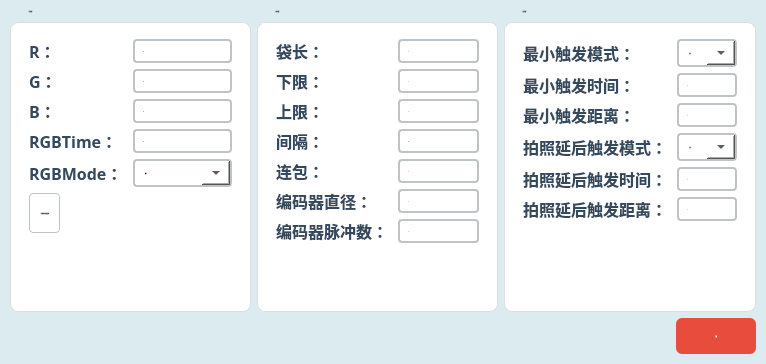
<?xml version="1.0" encoding="UTF-8"?>
<ui version="4.0">
 <class>XJadminClass</class>
 <widget class="QMainWindow" name="XJadminClass">
  <property name="geometry">
   <rect>
    <x>0</x>
    <y>0</y>
    <width>766</width>
    <height>364</height>
   </rect>
  </property>
  <property name="windowTitle">
   <string>检测参数</string>
  </property>
  <property name="windowIcon">
   <iconset resource="../OCRdemo.qrc">
    <normaloff>:/PIC/Resources/PICs/任务.png</normaloff>:/PIC/Resources/PICs/任务.png</iconset>
  </property>
  <property name="styleSheet">
   <string notr="true">background-color:rgb(220, 235, 240);</string>
  </property>
  <widget class="QWidget" name="centralWidget">
   <layout class="QVBoxLayout" name="mainLayout">
    <property name="spacing">
     <number>6</number>
    </property>
    <property name="leftMargin">
     <number>10</number>
    </property>
    <property name="topMargin">
     <number>10</number>
    </property>
    <property name="rightMargin">
     <number>10</number>
    </property>
    <property name="bottomMargin">
     <number>10</number>
    </property>
    <item>
     <layout class="QHBoxLayout" name="contentArea">
      <item>
       <widget class="QGroupBox" name="groupBox">
        <property name="font">
         <font>
          <family>Microsoft YaHei</family>
          <pointsize>-1</pointsize>
          <italic>false</italic>
          <bold>true</bold>
         </font>
        </property>
        <property name="styleSheet">
         <string notr="true">QGroupBox{font: bold 14px &quot;Microsoft YaHei&quot;; color: #2c3e50; border: 1px solid #dcdde1; border-radius: 8px; margin-top: 12px; padding-top: 16px; background: #ffffff;}
QGroupBox::title{subcontrol-origin: margin; left: 12px; padding: 0 6px;}</string>
        </property>
        <property name="title">
         <string>光源设置</string>
        </property>
        <layout class="QFormLayout" name="lightLayout">
         <property name="horizontalSpacing">
          <number>10</number>
         </property>
         <property name="verticalSpacing">
          <number>6</number>
         </property>
         <property name="leftMargin">
          <number>16</number>
         </property>
         <property name="topMargin">
          <number>20</number>
         </property>
         <property name="rightMargin">
          <number>16</number>
         </property>
         <property name="bottomMargin">
          <number>16</number>
         </property>
         <item row="0" column="0">
          <widget class="QLabel" name="label_4">
           <property name="font">
            <font>
             <family>Microsoft YaHei</family>
             <pointsize>12</pointsize>
             <bold>true</bold>
            </font>
           </property>
           <property name="styleSheet">
            <string notr="true">color: #34495e; background: transparent;</string>
           </property>
           <property name="text">
            <string>R：</string>
           </property>
          </widget>
         </item>
         <item row="0" column="1">
          <widget class="QSpinBox" name="spinBox">
           <property name="enabled">
            <bool>true</bool>
           </property>
           <property name="font">
            <font>
             <family>Microsoft YaHei</family>
             <pointsize>-1</pointsize>
             <italic>false</italic>
             <bold>true</bold>
            </font>
           </property>
           <property name="styleSheet">
            <string notr="true">QSpinBox{font: bold 12px &quot;Microsoft YaHei&quot;; border: 2px solid #bdc3c7; border-radius: 4px; background: white; padding: 2px 6px;}
QSpinBox:focus{border-color: #3498db;}</string>
           </property>
           <property name="buttonSymbols">
            <enum>QAbstractSpinBox::ButtonSymbols::NoButtons</enum>
           </property>
           <property name="maximum">
            <number>255</number>
           </property>
          </widget>
         </item>
         <item row="1" column="0">
          <widget class="QLabel" name="label_6">
           <property name="font">
            <font>
             <family>Microsoft YaHei</family>
             <pointsize>12</pointsize>
             <bold>true</bold>
            </font>
           </property>
           <property name="styleSheet">
            <string notr="true">color: #34495e; background: transparent;</string>
           </property>
           <property name="text">
            <string>G：</string>
           </property>
          </widget>
         </item>
         <item row="1" column="1">
          <widget class="QSpinBox" name="spinBox_2">
           <property name="enabled">
            <bool>true</bool>
           </property>
           <property name="font">
            <font>
             <family>Microsoft YaHei</family>
             <pointsize>-1</pointsize>
             <italic>false</italic>
             <bold>true</bold>
            </font>
           </property>
           <property name="styleSheet">
            <string notr="true">QSpinBox{font: bold 12px &quot;Microsoft YaHei&quot;; border: 2px solid #bdc3c7; border-radius: 4px; background: white; padding: 2px 6px;}
QSpinBox:focus{border-color: #3498db;}</string>
           </property>
           <property name="buttonSymbols">
            <enum>QAbstractSpinBox::ButtonSymbols::NoButtons</enum>
           </property>
           <property name="maximum">
            <number>255</number>
           </property>
          </widget>
         </item>
         <item row="2" column="0">
          <widget class="QLabel" name="label_7">
           <property name="font">
            <font>
             <family>Microsoft YaHei</family>
             <pointsize>12</pointsize>
             <bold>true</bold>
            </font>
           </property>
           <property name="styleSheet">
            <string notr="true">color: #34495e; background: transparent;</string>
           </property>
           <property name="text">
            <string>B：</string>
           </property>
          </widget>
         </item>
         <item row="2" column="1">
          <widget class="QSpinBox" name="spinBox_3">
           <property name="enabled">
            <bool>true</bool>
           </property>
           <property name="font">
            <font>
             <family>Microsoft YaHei</family>
             <pointsize>-1</pointsize>
             <italic>false</italic>
             <bold>true</bold>
            </font>
           </property>
           <property name="styleSheet">
            <string notr="true">QSpinBox{font: bold 12px &quot;Microsoft YaHei&quot;; border: 2px solid #bdc3c7; border-radius: 4px; background: white; padding: 2px 6px;}
QSpinBox:focus{border-color: #3498db;}</string>
           </property>
           <property name="buttonSymbols">
            <enum>QAbstractSpinBox::ButtonSymbols::NoButtons</enum>
           </property>
           <property name="maximum">
            <number>255</number>
           </property>
          </widget>
         </item>
         <item row="3" column="0">
          <widget class="QLabel" name="label_9">
           <property name="font">
            <font>
             <family>Microsoft YaHei</family>
             <pointsize>12</pointsize>
             <bold>true</bold>
            </font>
           </property>
           <property name="styleSheet">
            <string notr="true">color: #34495e; background: transparent;</string>
           </property>
           <property name="text">
            <string>RGBTime：</string>
           </property>
          </widget>
         </item>
         <item row="3" column="1">
          <widget class="QSpinBox" name="spinBox_4">
           <property name="font">
            <font>
             <family>Microsoft YaHei</family>
             <pointsize>-1</pointsize>
             <italic>false</italic>
             <bold>true</bold>
            </font>
           </property>
           <property name="styleSheet">
            <string notr="true">QSpinBox{font: bold 12px &quot;Microsoft YaHei&quot;; border: 2px solid #bdc3c7; border-radius: 4px; background: white; padding: 2px 6px;}
QSpinBox:focus{border-color: #3498db;}</string>
           </property>
           <property name="buttonSymbols">
            <enum>QAbstractSpinBox::ButtonSymbols::NoButtons</enum>
           </property>
           <property name="maximum">
            <number>2000</number>
           </property>
          </widget>
         </item>
         <item row="4" column="0">
          <widget class="QLabel" name="label_10">
           <property name="font">
            <font>
             <family>Microsoft YaHei</family>
             <pointsize>12</pointsize>
             <bold>true</bold>
            </font>
           </property>
           <property name="styleSheet">
            <string notr="true">color: #34495e; background: transparent;</string>
           </property>
           <property name="text">
            <string>RGBMode：</string>
           </property>
          </widget>
         </item>
         <item row="4" column="1">
          <widget class="QComboBox" name="comboBox_2">
           <property name="font">
            <font>
             <family>Microsoft YaHei</family>
             <pointsize>-1</pointsize>
             <italic>false</italic>
             <bold>true</bold>
            </font>
           </property>
           <property name="styleSheet">
            <string notr="true">QComboBox{font: bold 12px &quot;Microsoft YaHei&quot;; padding: 4px 10px; border: 2px solid #bdc3c7; border-radius: 4px; background: white;}
QComboBox:focus{border-color: #3498db;}
QComboBox::drop-down{width: 28px;}</string>
           </property>
           <property name="currentIndex">
            <number>0</number>
           </property>
           <item>
            <property name="text">
             <string>频闪</string>
            </property>
           </item>
           <item>
            <property name="text">
             <string>常亮</string>
            </property>
           </item>
          </widget>
         </item>
         <item row="5" column="0" colspan="2">
          <widget class="QToolButton" name="toolButton">
           <property name="minimumSize">
            <size>
             <width>0</width>
             <height>40</height>
            </size>
           </property>
           <property name="font">
            <font>
             <family>Microsoft YaHei</family>
             <pointsize>-1</pointsize>
             <italic>false</italic>
             <bold>true</bold>
            </font>
           </property>
           <property name="styleSheet">
            <string notr="true">QToolButton{font: bold 11px &quot;Microsoft YaHei&quot;; border-radius: 4px; padding: 4px 8px; border: 1px solid #bdc3c7; background: #ffffff;}</string>
           </property>
           <property name="text">
            <string>🎨 光源颜色快速设置</string>
           </property>
           <property name="icon">
            <iconset resource="../OCRdemo.qrc">
             <normaloff>:/PNG/Resources/PNG/YSXZ.png</normaloff>:/PNG/Resources/PNG/YSXZ.png</iconset>
           </property>
           <property name="iconSize">
            <size>
             <width>24</width>
             <height>24</height>
            </size>
           </property>
           <property name="toolButtonStyle">
            <enum>Qt::ToolButtonStyle::ToolButtonTextBesideIcon</enum>
           </property>
          </widget>
         </item>
        </layout>
       </widget>
      </item>
      <item>
       <widget class="QGroupBox" name="groupBox_2">
        <property name="font">
         <font>
          <family>Microsoft YaHei</family>
          <pointsize>-1</pointsize>
          <italic>false</italic>
          <bold>true</bold>
         </font>
        </property>
        <property name="styleSheet">
         <string notr="true">QGroupBox{font: bold 14px &quot;Microsoft YaHei&quot;; color: #2c3e50; border: 1px solid #dcdde1; border-radius: 8px; margin-top: 12px; padding-top: 16px; background: #ffffff;}
QGroupBox::title{subcontrol-origin: margin; left: 12px; padding: 0 6px;}</string>
        </property>
        <property name="title">
         <string>剔除设置</string>
        </property>
        <layout class="QFormLayout" name="rejectLayout">
         <property name="horizontalSpacing">
          <number>10</number>
         </property>
         <property name="verticalSpacing">
          <number>6</number>
         </property>
         <property name="leftMargin">
          <number>16</number>
         </property>
         <property name="topMargin">
          <number>20</number>
         </property>
         <property name="rightMargin">
          <number>16</number>
         </property>
         <property name="bottomMargin">
          <number>16</number>
         </property>
         <item row="0" column="0">
          <widget class="QLabel" name="label_11">
           <property name="font">
            <font>
             <family>Microsoft YaHei</family>
             <pointsize>12</pointsize>
             <bold>true</bold>
            </font>
           </property>
           <property name="styleSheet">
            <string notr="true">color: #34495e; background: transparent;</string>
           </property>
           <property name="text">
            <string>袋长：</string>
           </property>
          </widget>
         </item>
         <item row="0" column="1">
          <widget class="QSpinBox" name="spinBox_6">
           <property name="font">
            <font>
             <family>Microsoft YaHei</family>
             <pointsize>-1</pointsize>
             <italic>false</italic>
             <bold>true</bold>
            </font>
           </property>
           <property name="styleSheet">
            <string notr="true">QSpinBox{font: bold 12px &quot;Microsoft YaHei&quot;; border: 2px solid #bdc3c7; border-radius: 4px; background: white; padding: 2px 6px;}
QSpinBox:focus{border-color: #3498db;}</string>
           </property>
           <property name="buttonSymbols">
            <enum>QAbstractSpinBox::ButtonSymbols::NoButtons</enum>
           </property>
           <property name="minimum">
            <number>1</number>
           </property>
           <property name="maximum">
            <number>9999</number>
           </property>
          </widget>
         </item>
         <item row="1" column="0">
          <widget class="QLabel" name="label_12">
           <property name="font">
            <font>
             <family>Microsoft YaHei</family>
             <pointsize>12</pointsize>
             <bold>true</bold>
            </font>
           </property>
           <property name="styleSheet">
            <string notr="true">color: #34495e; background: transparent;</string>
           </property>
           <property name="text">
            <string>下限：</string>
           </property>
          </widget>
         </item>
         <item row="1" column="1">
          <widget class="QSpinBox" name="spinBox_7">
           <property name="font">
            <font>
             <family>Microsoft YaHei</family>
             <pointsize>-1</pointsize>
             <italic>false</italic>
             <bold>true</bold>
            </font>
           </property>
           <property name="styleSheet">
            <string notr="true">QSpinBox{font: bold 12px &quot;Microsoft YaHei&quot;; border: 2px solid #bdc3c7; border-radius: 4px; background: white; padding: 2px 6px;}
QSpinBox:focus{border-color: #3498db;}</string>
           </property>
           <property name="buttonSymbols">
            <enum>QAbstractSpinBox::ButtonSymbols::NoButtons</enum>
           </property>
           <property name="minimum">
            <number>1</number>
           </property>
           <property name="maximum">
            <number>9999</number>
           </property>
          </widget>
         </item>
         <item row="2" column="0">
          <widget class="QLabel" name="label_13">
           <property name="font">
            <font>
             <family>Microsoft YaHei</family>
             <pointsize>12</pointsize>
             <bold>true</bold>
            </font>
           </property>
           <property name="styleSheet">
            <string notr="true">color: #34495e; background: transparent;</string>
           </property>
           <property name="text">
            <string>上限：</string>
           </property>
          </widget>
         </item>
         <item row="2" column="1">
          <widget class="QSpinBox" name="spinBox_8">
           <property name="font">
            <font>
             <family>Microsoft YaHei</family>
             <pointsize>-1</pointsize>
             <italic>false</italic>
             <bold>true</bold>
            </font>
           </property>
           <property name="styleSheet">
            <string notr="true">QSpinBox{font: bold 12px &quot;Microsoft YaHei&quot;; border: 2px solid #bdc3c7; border-radius: 4px; background: white; padding: 2px 6px;}
QSpinBox:focus{border-color: #3498db;}</string>
           </property>
           <property name="buttonSymbols">
            <enum>QAbstractSpinBox::ButtonSymbols::NoButtons</enum>
           </property>
           <property name="minimum">
            <number>1</number>
           </property>
           <property name="maximum">
            <number>9999</number>
           </property>
          </widget>
         </item>
         <item row="3" column="0">
          <widget class="QLabel" name="label_15">
           <property name="font">
            <font>
             <family>Microsoft YaHei</family>
             <pointsize>12</pointsize>
             <bold>true</bold>
            </font>
           </property>
           <property name="styleSheet">
            <string notr="true">color: #34495e; background: transparent;</string>
           </property>
           <property name="text">
            <string>间隔：</string>
           </property>
          </widget>
         </item>
         <item row="3" column="1">
          <widget class="QSpinBox" name="spinBox_9">
           <property name="font">
            <font>
             <family>Microsoft YaHei</family>
             <pointsize>-1</pointsize>
             <italic>false</italic>
             <bold>true</bold>
            </font>
           </property>
           <property name="styleSheet">
            <string notr="true">QSpinBox{font: bold 12px &quot;Microsoft YaHei&quot;; border: 2px solid #bdc3c7; border-radius: 4px; background: white; padding: 2px 6px;}
QSpinBox:focus{border-color: #3498db;}</string>
           </property>
           <property name="buttonSymbols">
            <enum>QAbstractSpinBox::ButtonSymbols::NoButtons</enum>
           </property>
           <property name="minimum">
            <number>0</number>
           </property>
           <property name="maximum">
            <number>30</number>
           </property>
          </widget>
         </item>
         <item row="4" column="0">
          <widget class="QLabel" name="label_14">
           <property name="font">
            <font>
             <family>Microsoft YaHei</family>
             <pointsize>12</pointsize>
             <bold>true</bold>
            </font>
           </property>
           <property name="styleSheet">
            <string notr="true">color: #34495e; background: transparent;</string>
           </property>
           <property name="text">
            <string>连包：</string>
           </property>
          </widget>
         </item>
         <item row="4" column="1">
          <widget class="QSpinBox" name="spinBox_10">
           <property name="font">
            <font>
             <family>Microsoft YaHei</family>
             <pointsize>-1</pointsize>
             <italic>false</italic>
             <bold>true</bold>
            </font>
           </property>
           <property name="styleSheet">
            <string notr="true">QSpinBox{font: bold 12px &quot;Microsoft YaHei&quot;; border: 2px solid #bdc3c7; border-radius: 4px; background: white; padding: 2px 6px;}
QSpinBox:focus{border-color: #3498db;}</string>
           </property>
           <property name="buttonSymbols">
            <enum>QAbstractSpinBox::ButtonSymbols::NoButtons</enum>
           </property>
           <property name="minimum">
            <number>1</number>
           </property>
           <property name="maximum">
            <number>30</number>
           </property>
          </widget>
         </item>
         <item row="5" column="0">
          <widget class="QLabel" name="label_101">
           <property name="font">
            <font>
             <family>Microsoft YaHei</family>
             <pointsize>12</pointsize>
             <bold>true</bold>
            </font>
           </property>
           <property name="styleSheet">
            <string notr="true">color: #34495e; background: transparent;</string>
           </property>
           <property name="text">
            <string>编码器直径：</string>
           </property>
          </widget>
         </item>
         <item row="5" column="1">
          <widget class="QSpinBox" name="spinBox_14">
           <property name="font">
            <font>
             <family>Microsoft YaHei</family>
             <pointsize>-1</pointsize>
             <italic>false</italic>
             <bold>true</bold>
            </font>
           </property>
           <property name="styleSheet">
            <string notr="true">QSpinBox{font: bold 12px &quot;Microsoft YaHei&quot;; border: 2px solid #bdc3c7; border-radius: 4px; background: white; padding: 2px 6px;}
QSpinBox:focus{border-color: #3498db;}</string>
           </property>
           <property name="buttonSymbols">
            <enum>QAbstractSpinBox::ButtonSymbols::NoButtons</enum>
           </property>
           <property name="minimum">
            <number>1</number>
           </property>
           <property name="maximum">
            <number>999</number>
           </property>
          </widget>
         </item>
         <item row="6" column="0">
          <widget class="QLabel" name="label_100">
           <property name="font">
            <font>
             <family>Microsoft YaHei</family>
             <pointsize>12</pointsize>
             <bold>true</bold>
            </font>
           </property>
           <property name="styleSheet">
            <string notr="true">color: #34495e; background: transparent;</string>
           </property>
           <property name="text">
            <string>编码器脉冲数：</string>
           </property>
          </widget>
         </item>
         <item row="6" column="1">
          <widget class="QSpinBox" name="spinBox_15">
           <property name="font">
            <font>
             <family>Microsoft YaHei</family>
             <pointsize>-1</pointsize>
             <italic>false</italic>
             <bold>true</bold>
            </font>
           </property>
           <property name="styleSheet">
            <string notr="true">QSpinBox{font: bold 12px &quot;Microsoft YaHei&quot;; border: 2px solid #bdc3c7; border-radius: 4px; background: white; padding: 2px 6px;}
QSpinBox:focus{border-color: #3498db;}</string>
           </property>
           <property name="buttonSymbols">
            <enum>QAbstractSpinBox::ButtonSymbols::NoButtons</enum>
           </property>
           <property name="minimum">
            <number>1</number>
           </property>
           <property name="maximum">
            <number>9999</number>
           </property>
          </widget>
         </item>
        </layout>
       </widget>
      </item>
      <item>
       <widget class="QGroupBox" name="groupBox_3">
        <property name="font">
         <font>
          <family>Microsoft YaHei</family>
          <pointsize>-1</pointsize>
          <italic>false</italic>
          <bold>true</bold>
         </font>
        </property>
        <property name="styleSheet">
         <string notr="true">QGroupBox{font: bold 14px &quot;Microsoft YaHei&quot;; color: #2c3e50; border: 1px solid #dcdde1; border-radius: 8px; margin-top: 12px; padding-top: 16px; background: #ffffff;}
QGroupBox::title{subcontrol-origin: margin; left: 12px; padding: 0 6px;}</string>
        </property>
        <property name="title">
         <string>触发设置</string>
        </property>
        <layout class="QFormLayout" name="triggerLayout">
         <property name="horizontalSpacing">
          <number>10</number>
         </property>
         <property name="verticalSpacing">
          <number>6</number>
         </property>
         <property name="leftMargin">
          <number>16</number>
         </property>
         <property name="topMargin">
          <number>20</number>
         </property>
         <property name="rightMargin">
          <number>16</number>
         </property>
         <property name="bottomMargin">
          <number>16</number>
         </property>
         <item row="0" column="0">
          <widget class="QLabel" name="label_23">
           <property name="font">
            <font>
             <family>Microsoft YaHei</family>
             <pointsize>12</pointsize>
             <bold>true</bold>
            </font>
           </property>
           <property name="styleSheet">
            <string notr="true">color: #34495e; background: transparent;</string>
           </property>
           <property name="text">
            <string>最小触发模式：</string>
           </property>
          </widget>
         </item>
         <item row="0" column="1">
          <widget class="QComboBox" name="comboBox_4">
           <property name="font">
            <font>
             <family>Microsoft YaHei</family>
             <pointsize>-1</pointsize>
             <italic>false</italic>
             <bold>true</bold>
            </font>
           </property>
           <property name="styleSheet">
            <string notr="true">QComboBox{font: bold 12px &quot;Microsoft YaHei&quot;; padding: 4px 10px; border: 2px solid #bdc3c7; border-radius: 4px; background: white;}
QComboBox:focus{border-color: #3498db;}
QComboBox::drop-down{width: 28px;}</string>
           </property>
           <item>
            <property name="text">
             <string>关闭</string>
            </property>
           </item>
           <item>
            <property name="text">
             <string>时间模式</string>
            </property>
           </item>
           <item>
            <property name="text">
             <string>距离模式</string>
            </property>
           </item>
          </widget>
         </item>
         <item row="1" column="0">
          <widget class="QLabel" name="label_22">
           <property name="font">
            <font>
             <family>Microsoft YaHei</family>
             <pointsize>12</pointsize>
             <bold>true</bold>
            </font>
           </property>
           <property name="styleSheet">
            <string notr="true">color: #34495e; background: transparent;</string>
           </property>
           <property name="text">
            <string>最小触发时间：</string>
           </property>
          </widget>
         </item>
         <item row="1" column="1">
          <widget class="QSpinBox" name="spinBox_17">
           <property name="font">
            <font>
             <family>Microsoft YaHei</family>
             <pointsize>-1</pointsize>
             <italic>false</italic>
             <bold>true</bold>
            </font>
           </property>
           <property name="styleSheet">
            <string notr="true">QSpinBox{font: bold 12px &quot;Microsoft YaHei&quot;; border: 2px solid #bdc3c7; border-radius: 4px; background: white; padding: 2px 6px;}
QSpinBox:focus{border-color: #3498db;}</string>
           </property>
           <property name="buttonSymbols">
            <enum>QAbstractSpinBox::ButtonSymbols::NoButtons</enum>
           </property>
           <property name="minimum">
            <number>1</number>
           </property>
           <property name="maximum">
            <number>9999</number>
           </property>
          </widget>
         </item>
         <item row="2" column="0">
          <widget class="QLabel" name="label_25">
           <property name="font">
            <font>
             <family>Microsoft YaHei</family>
             <pointsize>12</pointsize>
             <bold>true</bold>
            </font>
           </property>
           <property name="styleSheet">
            <string notr="true">color: #34495e; background: transparent;</string>
           </property>
           <property name="text">
            <string>最小触发距离：</string>
           </property>
          </widget>
         </item>
         <item row="2" column="1">
          <widget class="QSpinBox" name="spinBox_18">
           <property name="font">
            <font>
             <family>Microsoft YaHei</family>
             <pointsize>-1</pointsize>
             <italic>false</italic>
             <bold>true</bold>
            </font>
           </property>
           <property name="styleSheet">
            <string notr="true">QSpinBox{font: bold 12px &quot;Microsoft YaHei&quot;; border: 2px solid #bdc3c7; border-radius: 4px; background: white; padding: 2px 6px;}
QSpinBox:focus{border-color: #3498db;}</string>
           </property>
           <property name="buttonSymbols">
            <enum>QAbstractSpinBox::ButtonSymbols::NoButtons</enum>
           </property>
           <property name="minimum">
            <number>1</number>
           </property>
           <property name="maximum">
            <number>9999</number>
           </property>
          </widget>
         </item>
         <item row="3" column="0">
          <widget class="QLabel" name="label_43">
           <property name="font">
            <font>
             <family>Microsoft YaHei</family>
             <pointsize>12</pointsize>
             <bold>true</bold>
            </font>
           </property>
           <property name="styleSheet">
            <string notr="true">color: #34495e; background: transparent;</string>
           </property>
           <property name="text">
            <string>拍照延后触发模式：</string>
           </property>
          </widget>
         </item>
         <item row="3" column="1">
          <widget class="QComboBox" name="comboBox_3">
           <property name="font">
            <font>
             <family>Microsoft YaHei</family>
             <pointsize>-1</pointsize>
             <italic>false</italic>
             <bold>true</bold>
            </font>
           </property>
           <property name="styleSheet">
            <string notr="true">QComboBox{font: bold 12px &quot;Microsoft YaHei&quot;; padding: 4px 10px; border: 2px solid #bdc3c7; border-radius: 4px; background: white;}
QComboBox:focus{border-color: #3498db;}
QComboBox::drop-down{width: 28px;}</string>
           </property>
           <item>
            <property name="text">
             <string>关闭</string>
            </property>
           </item>
           <item>
            <property name="text">
             <string>时间模式</string>
            </property>
           </item>
           <item>
            <property name="text">
             <string>距离模式</string>
            </property>
           </item>
          </widget>
         </item>
         <item row="4" column="0">
          <widget class="QLabel" name="label_48">
           <property name="font">
            <font>
             <family>Microsoft YaHei</family>
             <pointsize>12</pointsize>
             <bold>true</bold>
            </font>
           </property>
           <property name="styleSheet">
            <string notr="true">color: #34495e; background: transparent;</string>
           </property>
           <property name="text">
            <string>拍照延后触发时间：</string>
           </property>
          </widget>
         </item>
         <item row="4" column="1">
          <widget class="QSpinBox" name="spinBox_23">
           <property name="font">
            <font>
             <family>Microsoft YaHei</family>
             <pointsize>-1</pointsize>
             <italic>false</italic>
             <bold>true</bold>
            </font>
           </property>
           <property name="styleSheet">
            <string notr="true">QSpinBox{font: bold 12px &quot;Microsoft YaHei&quot;; border: 2px solid #bdc3c7; border-radius: 4px; background: white; padding: 2px 6px;}
QSpinBox:focus{border-color: #3498db;}</string>
           </property>
           <property name="buttonSymbols">
            <enum>QAbstractSpinBox::ButtonSymbols::NoButtons</enum>
           </property>
           <property name="minimum">
            <number>1</number>
           </property>
           <property name="maximum">
            <number>9999</number>
           </property>
          </widget>
         </item>
         <item row="5" column="0">
          <widget class="QLabel" name="label_49">
           <property name="font">
            <font>
             <family>Microsoft YaHei</family>
             <pointsize>12</pointsize>
             <bold>true</bold>
            </font>
           </property>
           <property name="styleSheet">
            <string notr="true">color: #34495e; background: transparent;</string>
           </property>
           <property name="text">
            <string>拍照延后触发距离：</string>
           </property>
          </widget>
         </item>
         <item row="5" column="1">
          <widget class="QSpinBox" name="spinBox_24">
           <property name="font">
            <font>
             <family>Microsoft YaHei</family>
             <pointsize>-1</pointsize>
             <italic>false</italic>
             <bold>true</bold>
            </font>
           </property>
           <property name="styleSheet">
            <string notr="true">QSpinBox{font: bold 12px &quot;Microsoft YaHei&quot;; border: 2px solid #bdc3c7; border-radius: 4px; background: white; padding: 2px 6px;}
QSpinBox:focus{border-color: #3498db;}</string>
           </property>
           <property name="buttonSymbols">
            <enum>QAbstractSpinBox::ButtonSymbols::NoButtons</enum>
           </property>
           <property name="minimum">
            <number>1</number>
           </property>
           <property name="maximum">
            <number>9999</number>
           </property>
          </widget>
         </item>
        </layout>
       </widget>
      </item>
     </layout>
    </item>
    <item>
     <layout class="QHBoxLayout" name="bottomBar">
      <item>
       <spacer name="bottomSpacer">
        <property name="orientation">
         <enum>Qt::Orientation::Horizontal</enum>
        </property>
        <property name="sizeHint" stdset="0">
         <size>
          <width>40</width>
          <height>20</height>
         </size>
        </property>
       </spacer>
      </item>
      <item>
       <widget class="QPushButton" name="btnClose">
        <property name="minimumSize">
         <size>
          <width>80</width>
          <height>36</height>
         </size>
        </property>
        <property name="maximumSize">
         <size>
          <width>80</width>
          <height>36</height>
         </size>
        </property>
        <property name="font">
         <font>
          <family>Microsoft YaHei</family>
          <pointsize>-1</pointsize>
          <italic>false</italic>
          <bold>true</bold>
         </font>
        </property>
        <property name="styleSheet">
         <string notr="true">QPushButton{font: bold 12px &quot;Microsoft YaHei&quot;; background: #e74c3c; color: white; border-radius: 6px; padding: 6px 14px;}
QPushButton:hover{background: #c0392b;}</string>
        </property>
        <property name="text">
         <string>关闭</string>
        </property>
        <property name="icon">
         <iconset resource="../OCRdemo.qrc">
          <normaloff>:/PIC/Resources/PICs/Fanhui.png</normaloff>:/PIC/Resources/PICs/Fanhui.png</iconset>
        </property>
        <property name="iconSize">
         <size>
          <width>20</width>
          <height>20</height>
         </size>
        </property>
       </widget>
      </item>
     </layout>
    </item>
   </layout>
  </widget>
 </widget>
 <resources>
  <include location="../OCRdemo.qrc"/>
 </resources>
 <connections/>
</ui>
